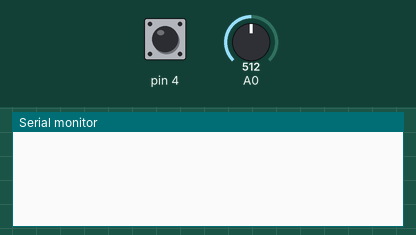
This sketch was run on a simulated Arduino Uno, built with avr-gcc and run on an emulated ATmega328P. On the bench: the last lines printed to the serial monitor. Inputs (shaded band) come from the test bench; at power-on: pin 4 LOW, A0 = 512.

Above: at 1.2 s.
1.3 s: pin 4 driven HIGH
At 2.2 s:
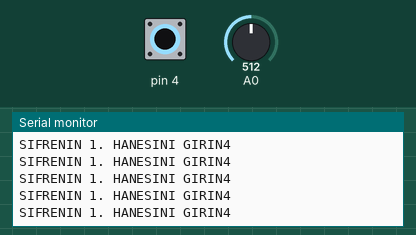
3.2 s: A0 set to 716
At 4.0 s:
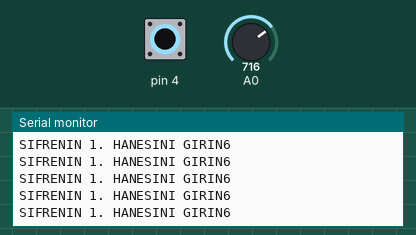
6.2 s: A0 set to 900
At 7.2 s:
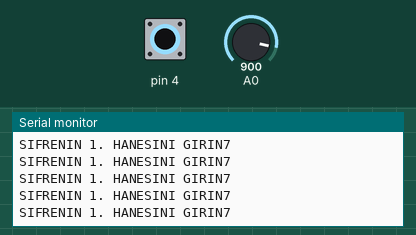
7.7 s: pin 4 pulsed LOW 2 times (0.12 s each, 0.3 s apart)
11.3 s: pin 4 pulsed LOW 5 times (0.12 s each, 0.3 s apart)
Timing chart, 0 to 14.3 s (numbered marks = the images above; inputs shaded):
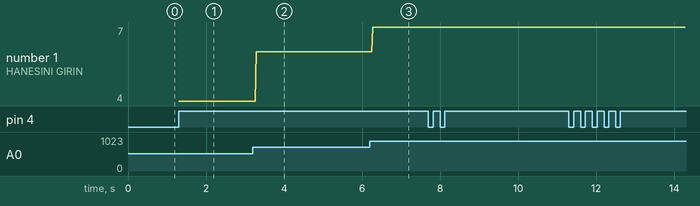

The sketch:

POT1.ino
```cpp
#include <EEPROM.h>
int btn,deger,sifre,i=0,a=1,durum=0;
void setup() {
  Serial.begin(9600);
  pinMode(4,INPUT);
}
void loop() {
  deger=analogRead(A0);
  deger=map(deger,0,1023,0,9);
  btn=digitalRead(4);
  if(btn==HIGH)
  {
  Serial.print("SIFRENIN ");
  Serial.print(a);
  Serial.print(". HANESINI GIRIN");
  Serial.println(deger);
  if(btn==LOW)
  {
  durum=1;
  }
  if(durum==1)
  {
    sifre=deger;
    EEPROM.write(i,sifre);
    i++;
    a++;
  }
 }
}
```

Measured:
- after the input at 1.3 s, the serial monitor: prints a new line at once (image 1)
- after the input at 3.2 s, the serial monitor: prints a new line after 0.09 s (image 2)
- after the input at 6.2 s, the serial monitor: prints a new line after 0.08 s (image 3)
- plotted number 1: 4 → 6 after the input at 3.2 s, 6 → 7 after the input at 6.2 s
